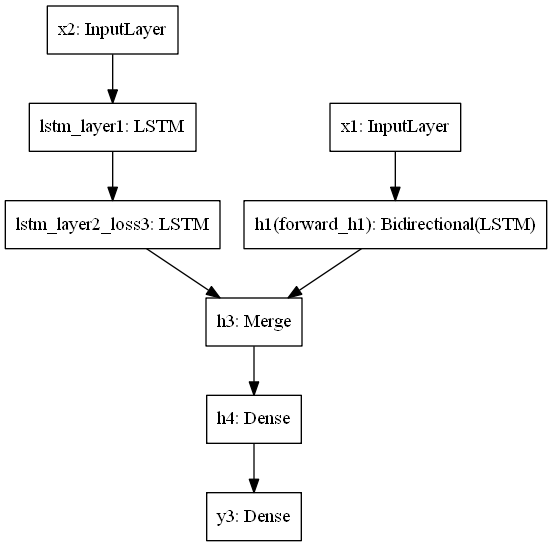

This figure's Python source:
# -*- coding: UTF-8 -*-
from __future__ import division
from keras.engine.training import Model
from keras.layers import Input,LSTM, Dense, Dropout, Merge
from keras.layers.wrappers import Bidirectional
from keras.optimizers import Adam
from keras.regularizers import l2
from keras.callbacks import EarlyStopping


import numpy as np
import os
from keras.utils.visualize_util import plot
__author__ = '[email redacted]'
nb_hidden_units = 200
dropout = 0.3
l2_norm_alpha = 0.001


class CombinedAnalysisModel(object):
    model = None

    def __init__(self, dim_input_x1, time_step_x1, dim_input_x2, time_step_x2, batch_size=1,
                 model_path=None, fa_model_path=None, ta_model_path=None):
        self.model_path = model_path
        self.fa_model_path = fa_model_path
        self.ta_model_path = ta_model_path
        self.batch_size = batch_size
        self.dim_input_x1 = dim_input_x1
        self.time_step_x1 = time_step_x1
        self.dim_input_x2 = dim_input_x2
        self.time_step_x2 = time_step_x2
        self.build()
        self.weight_loaded = False
        self.load_weights()

    def build(self):
        news_input = Input(shape=(self.time_step_x1, self.dim_input_x1), name='x1')
        financial_time_series_input = Input(shape=(self.time_step_x2, self.dim_input_x2), name='x2')
        lstm = LSTM(output_dim=nb_hidden_units, dropout_U=dropout, dropout_W=dropout,
                    W_regularizer=l2(l2_norm_alpha), b_regularizer=l2(l2_norm_alpha),
                    activation='tanh', name='h1', trainable=False)
        bi_lstm = Bidirectional(lstm,
                                input_shape=(self.time_step_x1, self.dim_input_x1), merge_mode='concat', name='h1',
                                trainable=False)
        h1 = bi_lstm(news_input)

        lstm_layer_1 = LSTM(output_dim=nb_hidden_units, dropout_U=dropout, dropout_W=dropout,
                            W_regularizer=l2(l2_norm_alpha), b_regularizer=l2(l2_norm_alpha), activation='tanh',
                            return_sequences=True, name='lstm_layer1', trainable=False)
        lstm_layer_23 = LSTM(output_dim=nb_hidden_units, dropout_U=dropout, dropout_W=dropout,
                             W_regularizer=l2(l2_norm_alpha), b_regularizer=l2(l2_norm_alpha), activation='tanh',
                             return_sequences=False, name='lstm_layer2_loss3', trainable=False)
        h2_layer_1 = lstm_layer_1(financial_time_series_input)
        h2_layer_2 = lstm_layer_23(h2_layer_1)
        h_3 = Merge(mode='concat', name='h3')([h1, h2_layer_2])
        h_4 = Dense(nb_hidden_units, name='h4')(h_3)
        prediction = Dense(1, name='y3')(h_4)
        self.model = Model(input=[news_input, financial_time_series_input],
                           output=prediction,
                           name='combined model for financial analysis')
        plot(self.model, to_file='model.png')

    def reset(self):
        for l in self.model.layers:
            if type(l) is LSTM:
                l.reset_status()

    def compile_model(self, lr=0.0001, loss_weights=0.1):
        optimizer = Adam(lr=lr)
        loss = 'mse'
        # loss = custom_objective
        self.model.compile(optimizer=optimizer, loss=loss)

    def fit_model(self, X1, X2, y, X1_val=None, X2_val=None, y_val=None, epoch=50):
        early_stopping = EarlyStopping(monitor='val_loss', patience=3, verbose=0)
        if X1_val is None:
            self.model.fit([X1, X2], y, batch_size=self.batch_size, nb_epoch=epoch, validation_split=0.2,
                           shuffle=True, callbacks=[early_stopping])
        else:
            self.model.fit([X1, X2], y, batch_size=self.batch_size, nb_epoch=epoch,
                           validation_data=([X1_val, X2_val], y_val),
                           shuffle=True, callbacks=[early_stopping])

    def save(self):
        self.model.save_weights(self.model_path, overwrite=True)

    def load_weights(self):
        if self.model_path is not None and os.path.exists(self.model_path):
            self.model.load_weights(self.model_path)
            self.weight_loaded = True
        if self.ta_model_path is not None and os.path.exists(self.ta_model_path):
            self.model.load_weights(self.ta_model_path, by_name=True)
        if self.fa_model_path is not None and os.path.exists(self.fa_model_path):
            self.model.load_weights(self.fa_model_path, by_name=True)

    def print_weights(self, weights=None, detail=False):
        weights = weights or self.model.get_weights()
        for w in weights:
            print("w%s: sum(w)=%s, ave(w)=%s" % (w.shape, np.sum(w), np.average(w)))
        if detail:
            for w in weights:
                print("%s: %s" % (w.shape, w))

    def model_eval(self, X1, X2, y):
        y_hat = self.model.predict([X1, X2], batch_size=1)
        count_true = 0
        count_all = y.shape[0]
        for i in range(y.shape[0]):
            count_true = count_true + 1 if y[i,0]*y_hat[i,0]>0 else count_true
            print y[i,0],y_hat[i,0]
        print count_all, count_true

if __name__ == '__main__':
    model = CombinedAnalysisModel(100, 200, 5, 400, model_path='ca.model.weights',
                                  fa_model_path="fa.model.weights", ta_model_path="multask_ta.model.weights")
    model.compile_model(lr=0.001)
    X1 = np.load('X1.npy')
    X2 = np.load('X2.npy')
    X1_val = np.load('X1_val.npy')
    X2_val = np.load('X2_val.npy')
    y = np.load('y.npy') / 100
    y_val = np.load('y_val.npy') / 100
    model.fit_model(X1,X2,y,X1_val,X2_val,y_val)
    model.save()
    model.model_eval(X1_val,X2_val,y_val)
